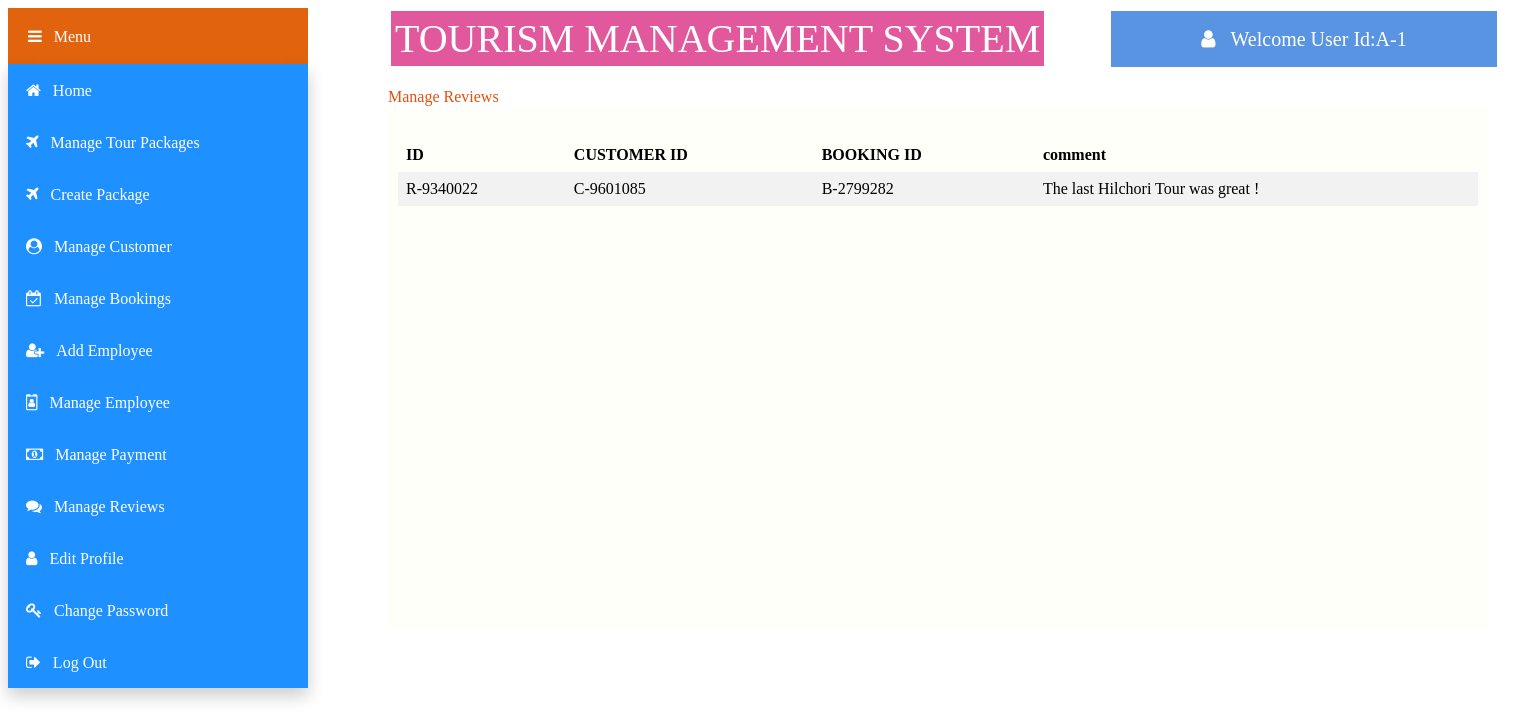
The page /views/Admin/managereview.php (signed in) on the database its author committed.
### tables this page shows
CREATE TABLE `review` (
  `r_id` varchar(50) NOT NULL,
  `comment` varchar(100) NOT NULL,
  `status` varchar(50) NOT NULL,
  `c_id` varchar(50) NOT NULL,
  `b_id` varchar(50) NOT NULL
);

### models/database.php (called while the page is built, shortened)
<?php
	 $serverName="localhost";
	 $userName="root";
	 $password="";
	 $dbName="tms";
	function get($query)
	{
        $data=array();
		global $serverName,$userName,$password,$dbName;
		$conn = mysqli_connect( $serverName, $userName, $password, $dbName);
        $result=mysqli_query($conn,$query);
        if(mysqli_num_rows($result) > 0)
        {
            while($row = mysqli_fetch_assoc($result))
            {
                $entity=array();
                foreach($row as $k=>$v)
                {
                    $entity[$k] = $row[$k];
                }
                $data[] = $entity;
            }
        }
		return $data;
	}
?>

### controllers/reviewController.php (called while the page is built, shortened)
<?php
    require_once '../../models/database.php';
    function getAllReview()
	{
		$query ="SELECT review.*,customer.name FROM review,customer WHERE review.status='active' and review.c_id=customer.c_id";
		$rev = get($query);
		return $rev;
	}
?>

### views/Admin/managereview.php (the view, shortened to what this page needs)
<?php
include '../../controllers/reviewController.php';
$revs=getAllReview();
?>
<html>
    <head>
        <link rel="stylesheet" href="https://cdnjs.cloudflare.com/ajax/libs/font-awesome/4.7.0/css/font-awesome.min.css">
        <link rel="stylesheet" type="text/css" href="css/managereview.css">
    </head>
    <body>
        <div class="title" >TOURISM MANAGEMENT SYSTEM
        </div>
        <div class="dropdown">
            <button class="dropbtn"><i class="fa fa-bars">&nbsp;&nbsp;&nbsp;Menu</i></button>
                <div class="dropdown-content">
                    <button class="btn" onClick="location.href='home.php'" value='home'><i class="fa fa-home">&nbsp;&nbsp;&nbsp;Home</i></button><br>
                    <button class="btn" onClick="location.href='manage_package.php'" value='manage_package'><i class="fa fa-plane">&nbsp;&nbsp;&nbsp;Manage Tour Packages</i></button><br>
                    <button class="btn" onClick="location.href='createpackage.php'" value='createpackage'><i class="fa fa-plane">&nbsp;&nbsp;&nbsp;Create Package</i></button><br>
                    <button class="btn" onClick="location.href='manageuser.php'" value='manageuser'><i class="fa fa-user-circle">&nbsp;&nbsp;&nbsp;Manage Customer</i></button><br>
                    <button class="btn" onClick="location.href='managebooking.php'" value='managebooking'><i class="fa fa-calendar-check-o">&nbsp;&nbsp;&nbsp;Manage Bookings</i></button><br>
                    <button class="btn" onClick="location.href='addemployee.php'" value='addemployee'><i class="fa fa-user-plus" >&nbsp;&nbsp;&nbsp;Add Employee</i></button><br>
                    <button class="btn" onClick="location.href='manageemployee.php'" value='managemployee'><i class="fa fa-id-badge">&nbsp;&nbsp;&nbsp;Manage Employee</i></button><br>
                    <button class="btn" onClick="location.href='managepayment.php'" value='managepayment'><i class="fa fa-money">&nbsp;&nbsp;&nbsp;Manage Payment</i></button><br>
                    <button class="btn" onClick="location.href='managereview.php'" value='managereview'><i class="fa fa-comments">&nbsp;&nbsp;&nbsp;Manage Reviews</i></button><br>
                    <button class="btn" onClick="location.href='editprofile.php'" value='editprofile'><i class="fa fa-user">&nbsp;&nbsp;&nbsp;Edit Profile</i></button><br>
                    <button class="btn" onClick="location.href='changepassword.php'" value='changepassword'><i class="fa fa-key">&nbsp;&nbsp;&nbsp;Change Password</i></button><br>
                    <button class="btn" onClick=" location.href='../logout.php'"><i class="fa fa-sign-out">&nbsp;&nbsp;&nbsp;Log Out</i></button><br>
                </div>
        </div>
        <div class="welcome" ><i class="fa fa-user">&nbsp;&nbsp;&nbsp;<?php echo "Welcome User Id:".$_SESSION["loggedinuser"];?></i>
        </div>
        <div class="text" >Manage Reviews</i>
        </div>
        <div class="panel">
        <div id="table-wrapper">
        <div id="table-scroll">
            <table>
  <tr>
  <th>ID</th>
  <th>CUSTOMER ID</th>
  <th>BOOKING ID</th>
  <th>comment</th>
  </tr>
  <?php
				        foreach($revs as $rev)
				        {
                            echo "<tr>";
                                echo "<td>".$rev["r_id"]."</td>";
                                echo "<td>".$rev["c_id"]."</td>";
                                echo "<td>".$rev["b_id"]."</td>";
                                echo "<td>".$rev["comment"]."</td>";
                            echo "</tr>";
				        }
                    ?>
        </table>
    </div>
    </div>
    </div>
    </body>
</html>

### views/Admin/css/managereview.css (style rules this page uses)
.title { background-color: rgb(226, 88, 157); color: white; padding: 4px; min-width:400px; font-size: 40px; text-align: center; border: solid; margin-left:380px; position: absolute; }
.dropbtn { background-color: rgb(226, 99, 14); color: white; padding: 20px; min-width:300px; font-size: 16px; width:30%; text-align:left; border: none; cursor: pointer; }
.dropdown { position: absolute; display: inline-block; }
.dropdown-content { display: block; position: absolute; background-color: #2c2828; min-width: 300px; box-shadow: 0px 8px 16px 0px rgba(0,0,0,0.2); z-index: 1; }
.btn { background-color: DodgerBlue; border: none; color: white; padding: 18px; min-width:300px; font-size: 16px; text-align:left; cursor: pointer; }
.welcome { background-color: rgb(88, 148, 226); color: white; padding: 18px; min-width:350px; font-size: 20px; text-align: center; border: solid; margin-left:1100px; position: absolute; }
table { border-collapse: collapse; width: 100%; }
th, td { text-align: left; padding: 8px; }
tr:nth-child(even) { background-color: #f2f2f2; }
.text { color: rgb(226, 81, 14); margin-top: 80px; font-size: 16px; margin-left:380px; position: absolute; }
#table-wrapper { position:relative; }
#table-scroll { height:100%; overflow:auto; margin-top:20px; }
#table-wrapper table { width:100%; }
#table-wrapper table * { color:black; }
.panel { display: inline-block; background:rgb(255, 255, 250); min-height: 500px; min-width: 1080px; height: 100px; padding: 10px; border: navajowhite; margin-right: 30px; margin-left: 380px; margin-top:100px ; margin-bottom: 300px; }
body { height: 400px; }

### rows shown on the page
review: r_id "R-9340022", c "C-9601085", b "B-2799282", comment "The last Hilchori Tour was great !"

### other values the page prints
$_SESSION["loggedinuser"] "A-1"
